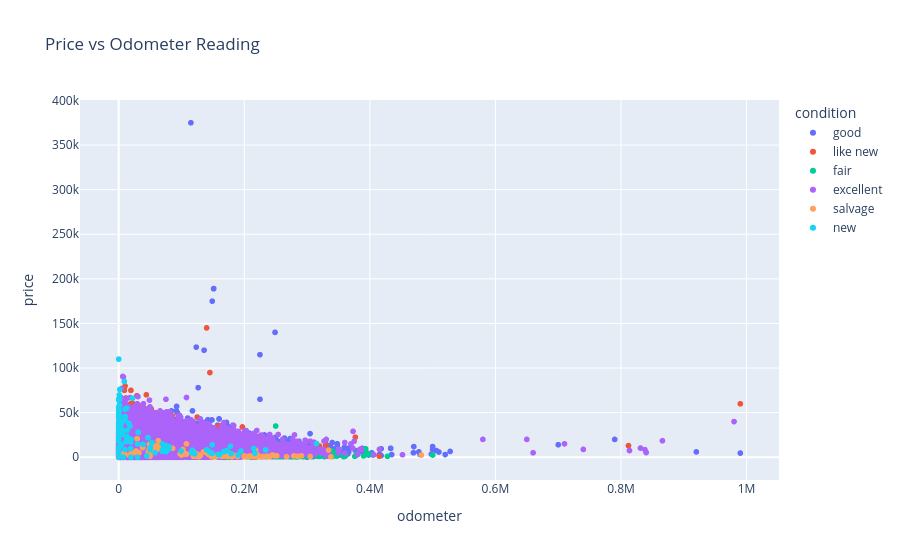

The cell this chart's notebook holds for it:
### Code cell
#scatter plot: price vs odometer 
fig = px.scatter(df, x='odometer', y='price', title='Price vs Odometer Reading', color='condition')
fig.show()

### Figure 1 — Plotly figure (JSON) as saved in the notebook; plotly's stock layout.template omitted (floating-point values rounded to 4 significant figures; data arrays with more than 128 entries replaced by an {"elided": "..."} marker saying what was removed)
{"data": [{"hovertemplate": "condition=good<br>odometer=%{x}<br>price=%{y}<extra></extra>", "legendgroup": "good", "marker": {"color": "#636efa", "symbol": "circle"}, "mode": "markers", "name": "good", "showlegend": true, "type": "scattergl", "x": {"elided": "20145 float values"}, "xaxis": "x", "y": {"elided": "20145 int values"}, "yaxis": "y"}, {"hovertemplate": "condition=like new<br>odometer=%{x}<br>price=%{y}<extra></extra>", "legendgroup": "like new", "marker": {"color": "#EF553B", "symbol": "circle"}, "mode": "markers", "name": "like new", "showlegend": true, "type": "scattergl", "x": {"elided": "4742 float values"}, "xaxis": "x", "y": {"elided": "4742 int values"}, "yaxis": "y"}, {"hovertemplate": "condition=fair<br>odometer=%{x}<br>price=%{y}<extra></extra>", "legendgroup": "fair", "marker": {"color": "#00cc96", "symbol": "circle"}, "mode": "markers", "name": "fair", "showlegend": true, "type": "scattergl", "x": {"elided": "1607 float values"}, "xaxis": "x", "y": {"elided": "1607 int values"}, "yaxis": "y"}, {"hovertemplate": "condition=excellent<br>odometer=%{x}<br>price=%{y}<extra></extra>", "legendgroup": "excellent", "marker": {"color": "#ab63fa", "symbol": "circle"}, "mode": "markers", "name": "excellent", "showlegend": true, "type": "scattergl", "x": {"elided": "24773 float values"}, "xaxis": "x", "y": {"elided": "24773 int values"}, "yaxis": "y"}, {"hovertemplate": "condition=salvage<br>odometer=%{x}<br>price=%{y}<extra></extra>", "legendgroup": "salvage", "marker": {"color": "#FFA15A", "symbol": "circle"}, "mode": "markers", "name": "salvage", "showlegend": true, "type": "scattergl", "x": [216300.0, 285000.0, 120000.0, 164200.0, 229700.0, 175000.0, 334200.0, 482000.0, 249000.0, 154100.0, 251900.0, 219700.0, 218000.0, 128000.0, 221200.0, 64050.0, NaN, NaN, 108000.0, 142000.0, 57500.0, 0.0, 63000.0, 38000.0, 116600.0, 0.0, NaN, 9621.0, 97800.0, NaN, 150000.0, 17080.0, 48500.0, 130200.0, 200000.0, 8900.0, NaN, 174000.0, 63400.0, 305000.0, 108000.0, 167000.0, 279000.0, NaN, 240500.0, 38000.0, 86000.0, 210000.0, 50000.0, 108000.0, 221000.0, 29330.0, 60920.0, NaN, 53890.0, 143300.0, 189000.0, NaN, 163000.0, 244400.0, 189400.0, 180000.0, NaN, 119000.0, 9621.0, 180800.0, 105000.0, 235300.0, 125000.0, 24500.0, 29330.0, 60920.0, 102200.0, NaN, 140200.0, NaN, 49680.0, 146000.0, 135000.0, 100000.0, 200000.0, 47000.0, 148000.0, NaN, 190000.0, 153000.0, 149000.0, 168000.0, 163.0, 201000.0, 28000.0, 124000.0, 291000.0, NaN, 102600.0, 338000.0, NaN, 212500.0, NaN, 32320.0, NaN, 180000.0, 54000.0, 158700.0, 100.0, 49000.0, 267400.0, 173000.0, 207000.0, 238200.0, 225000.0, 106300.0, 20000.0, NaN, 181500.0], "xaxis": "x", "y": [600, 1000, 5500, 999, 850, 5000, 8000, 2500, 1800, 1000, 1500, 1800, 8000, 580, 2700, 11000, 800, 800, 3800, 4100, 12900, 400, 18500, 13500, 5500, 900, 850, 4500, 3750, 22000, 800, 1700, 9450, 2000, 1500, 5000, 4000, 800, 13000, 800, 15000, 2950, 1500, 3500, 800, 10700, 9975, 1400, 1200, 3500, 800, 20750, 8750, 13200, 6750, 2950, 2495, 2400, 2700, 2500, 800, 1200, 1200, 1000, 4500, 500, 4700, 1000, 3500, 5200, 20750, 8750, 8725, 750, 5000, 1700, 3000, 3000, 6000, 2500, 700, 5990, 500, 2500, 2250, 650, 700, 1000, 1900, 600, 7000, 1000, 1500, 7000, 4800, 500, 2000, 700, 3000, 5000, 7000, 450, 9900, 1500, 5000, 14500, 500, 1500, 1000, 850, 500, 3500, 5000, 2900, 2700], "yaxis": "y"}, {"hovertemplate": "condition=new<br>odometer=%{x}<br>price=%{y}<extra></extra>", "legendgroup": "new", "marker": {"color": "#19d3f3", "symbol": "circle"}, "mode": "markers", "name": "new", "showlegend": true, "type": "scattergl", "x": {"elided": "143 float values"}, "xaxis": "x", "y": {"elided": "143 int values"}, "yaxis": "y"}], "layout": {"legend": {"title": {"text": "condition"}, "tracegroupgap": 0}, "title": {"text": "Price vs Odometer Reading"}, "xaxis": {"anchor": "y", "domain": [0, 1], "title": {"text": "odometer"}}, "yaxis": {"anchor": "x", "domain": [0, 1], "title": {"text": "price"}}}}
